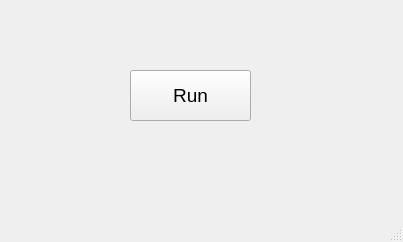
<?xml version="1.0" encoding="UTF-8"?>
<ui version="4.0">
 <class>MainWindow</class>
 <widget class="QMainWindow" name="MainWindow">
  <property name="geometry">
   <rect>
    <x>0</x>
    <y>0</y>
    <width>403</width>
    <height>242</height>
   </rect>
  </property>
  <property name="windowTitle">
   <string>MainWindow</string>
  </property>
  <widget class="QWidget" name="centralwidget">
   <widget class="QPushButton" name="pushButton">
    <property name="geometry">
     <rect>
      <x>130</x>
      <y>70</y>
      <width>121</width>
      <height>51</height>
     </rect>
    </property>
    <property name="font">
     <font>
      <pointsize>14</pointsize>
     </font>
    </property>
    <property name="text">
     <string>Run</string>
    </property>
   </widget>
  </widget>
  <widget class="QMenuBar" name="menubar">
   <property name="geometry">
    <rect>
     <x>0</x>
     <y>0</y>
     <width>403</width>
     <height>26</height>
    </rect>
   </property>
  </widget>
  <widget class="QStatusBar" name="statusbar"/>
 </widget>
 <resources/>
 <connections/>
</ui>
